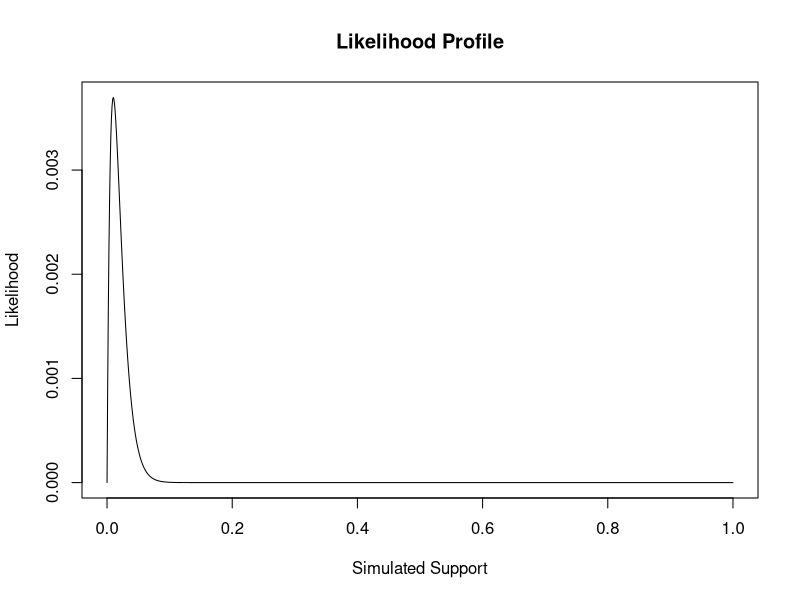
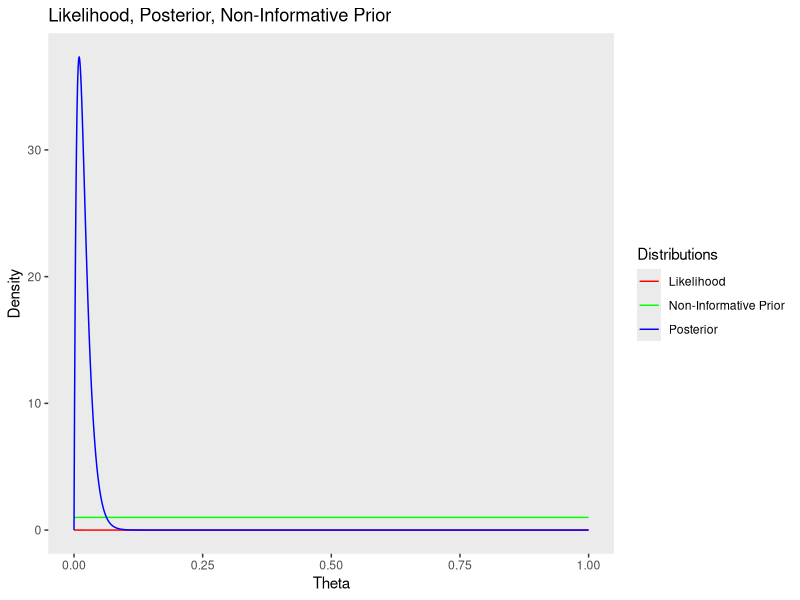
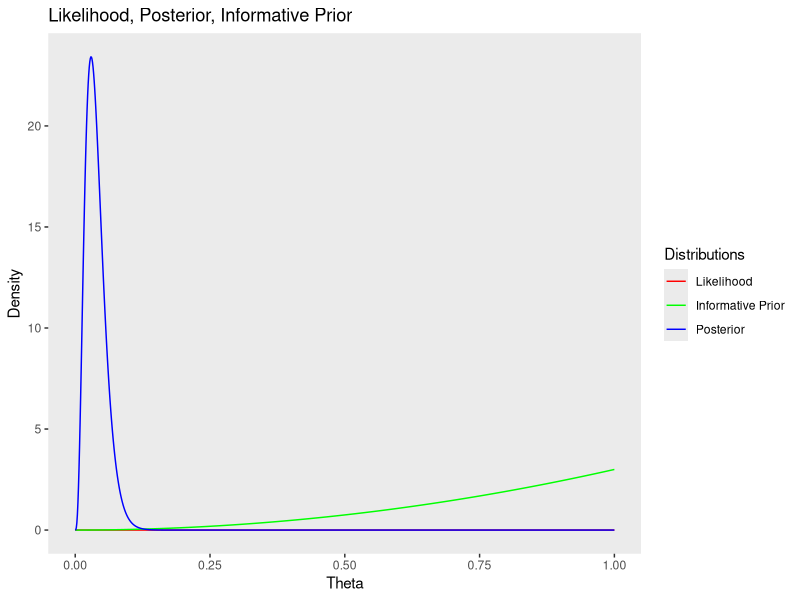
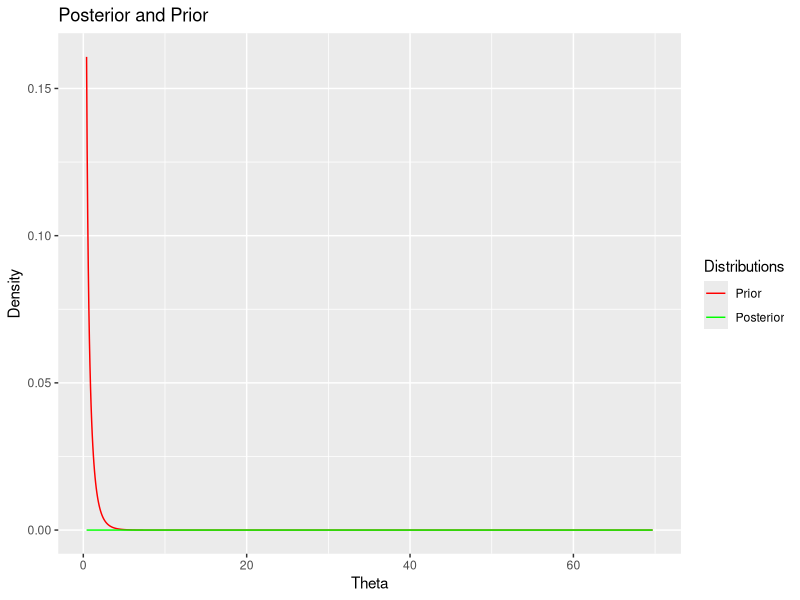

Recreate these plots in R, in order.
## ---- chunk 1
library(tidyverse) #load in tidyverse package
## ---- chunk 2
set.seed(123)
### Bernoulli LH Function ###
# Input: obs.data, theta
# Output: bernoulli likelihood
obs.data <- rbinom(n = 100, size = 1, prob = 0.01)
bernLH <- function(obs.data, theta){
  N <- length(obs.data)
  x <- sum(obs.data)
  LH <- (theta ^x) *((1-theta)^{N-x})
  return (LH)
}

### Plot LH for a grid of theta values ###
# Create the grid #
theta.sim <- seq(from = 0, to = 1, length.out = 1000)
# Store the LH values
sim.LH <- bernLH(obs.data, theta = theta.sim)
# Create the Plot
plot(theta.sim, sim.LH, type = "l", main = "Likelihood Profile", 
     xlab = "Simulated Support", 
     ylab = "Likelihood")
## ---- chunk 3
myBetaBernoulli <- function(obs.data, theta, a, b){
  N <- length(obs.data)
  x <- sum(obs.data)
  BeBern <- dbeta(theta, x + a, N-x+b)
  param1= x+a
  param2 = N-x+b
  print(param1)
  print(param2)
  return(BeBern)
}

non.informative.prior <- dbeta(theta.sim,1,1)
informative.prior <- dbeta(theta.sim,3,1)

posterior.non.informative <- myBetaBernoulli(obs.data, theta.sim, 1, 1)
posterior.informative <- myBetaBernoulli(obs.data, theta.sim, 3, 1)
## ---- chunk 4
df<- data.frame(theta.sim, non.informative.prior, informative.prior, sim.LH)
ggplot(df, aes(theta.sim)) + 
  geom_line(aes(y=sim.LH, color="Likelihood")) +
  geom_line(aes(y=non.informative.prior,
                color= "Non-Informative Prior")) +  
  geom_line(aes(y=posterior.non.informative, color="Posterior"))+
  scale_color_manual(name = "Distributions",
     breaks = c("Likelihood","Non-Informative Prior",
                "Posterior"),
     values = c("red", "green","blue"))+
labs(title = "Likelihood, Posterior, Non-Informative Prior",
       y = "Density",
       x = "Theta" ) +
  theme(
    panel.grid.major = element_blank(),
    panel.grid.minor = element_blank(),
  ) 


ggplot(df, aes(theta.sim)) + 
  geom_line(aes(y=sim.LH, color="Likelihood")) +
  geom_line(aes(y=informative.prior,
                color= "Informative Prior")) +  
  geom_line(aes(y=posterior.informative, color="Posterior"))+
  scale_color_manual(name = "Distributions",
     breaks = c("Likelihood","Informative Prior",
                "Posterior"),
     values = c("red", "green","blue"))+
labs(title = "Likelihood, Posterior, Informative Prior",
       y = "Density",
       x = "Theta" ) +
  theme(
    panel.grid.major = element_blank(),
    panel.grid.minor = element_blank(),
  ) 
## ---- chunk 5
q2.obs.data <- c(20.9, 69.7, 3.6, 21.8, 21.4, 0.4, 6.7, 10.0)
q2.theta <- seq(from = 0.4, to = 69.7, length.out = 1000)
x <-sum(q2.obs.data)
alpha = 0.1
beta = 1.0
alpha2 = 0.1 + length(q2.obs.data)
beta2 = 1.0 + x
q2.prior <- dgamma(x = q2.theta, alpha , rate = 1.0/beta)
q2.posterior <-dgamma(x = q2.theta, alpha2, rate = 1.0/beta2)
df2<-data.frame(q2.theta, q2.prior, q2.posterior)
ggplot(df2, aes(x = q2.theta)) + 
  geom_line(aes(y=q2.prior, color="Prior")) +
  geom_line(aes(y=q2.posterior,
                color= "Posterior")) +  
  scale_color_manual(name = "Distributions",
     breaks = c("Prior",
                "Posterior"),
     values = c("red", "green"))+
labs(title = "Posterior and Prior",
       y = "Density",
       x = "Theta" )

